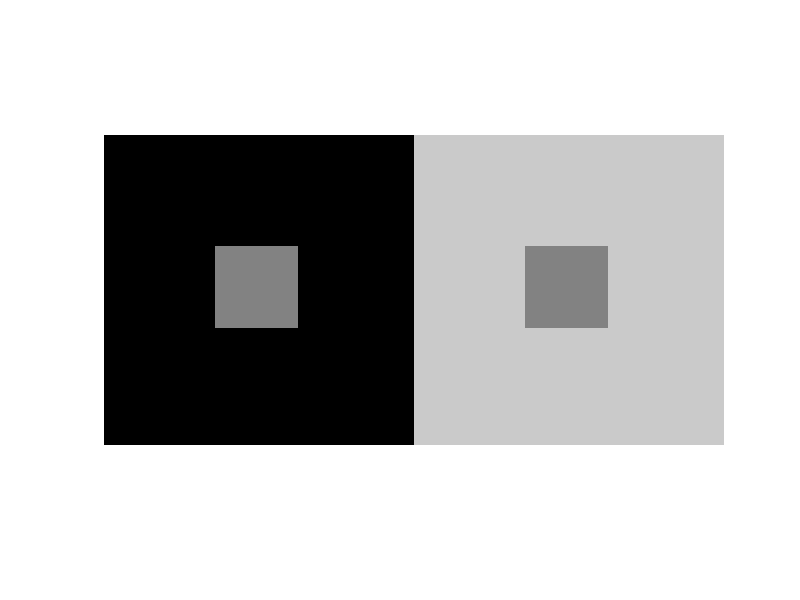

This figure's MATLAB source:
I=zeros(64,64);
I1=I;
I1(24:40,24:40)=128;
I1=I1/255;
I2=I+200;
I2(24:40,24:40)=128;
I2=I2/255;
D=[I1 I2];
montage(D);